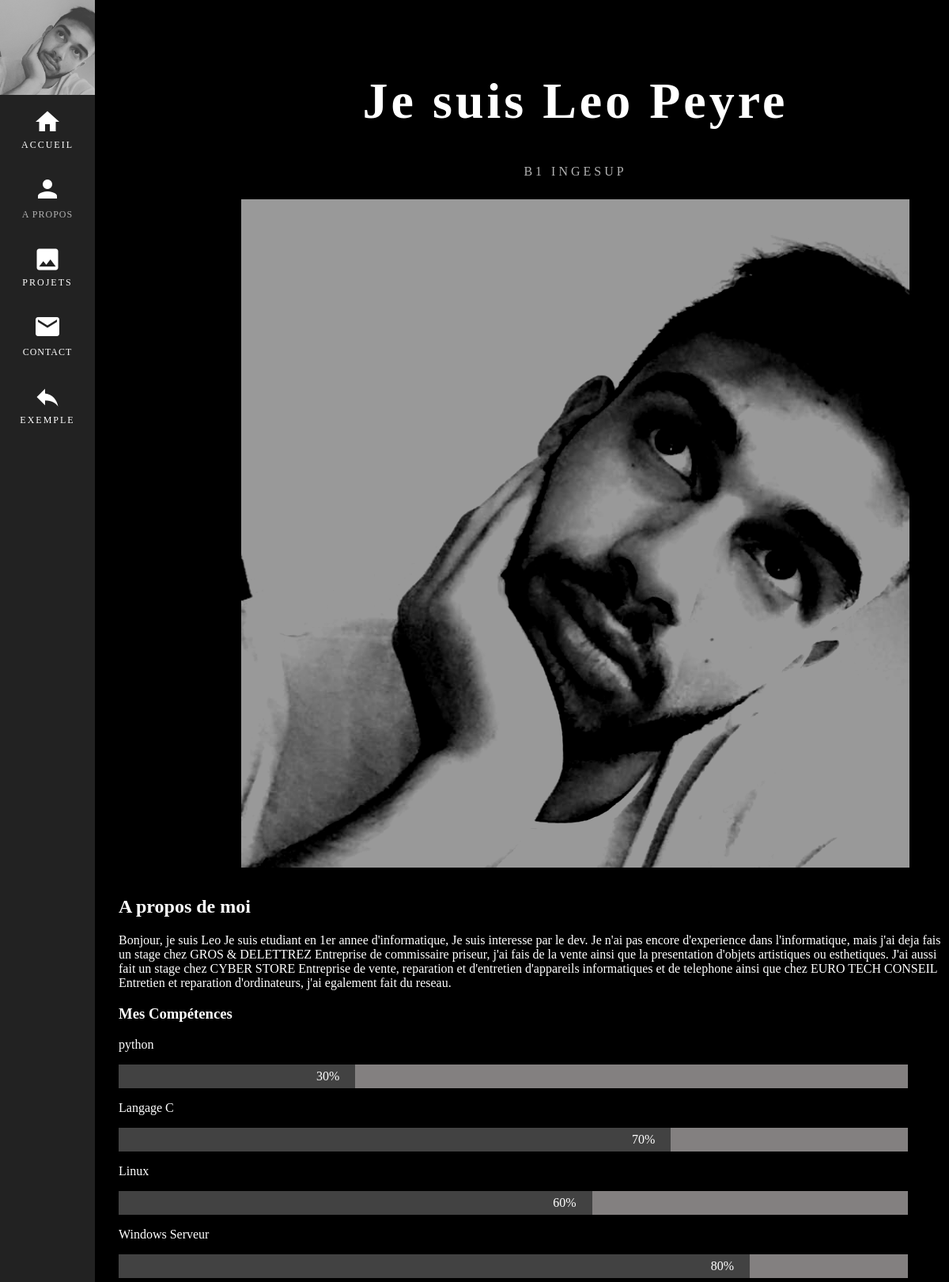
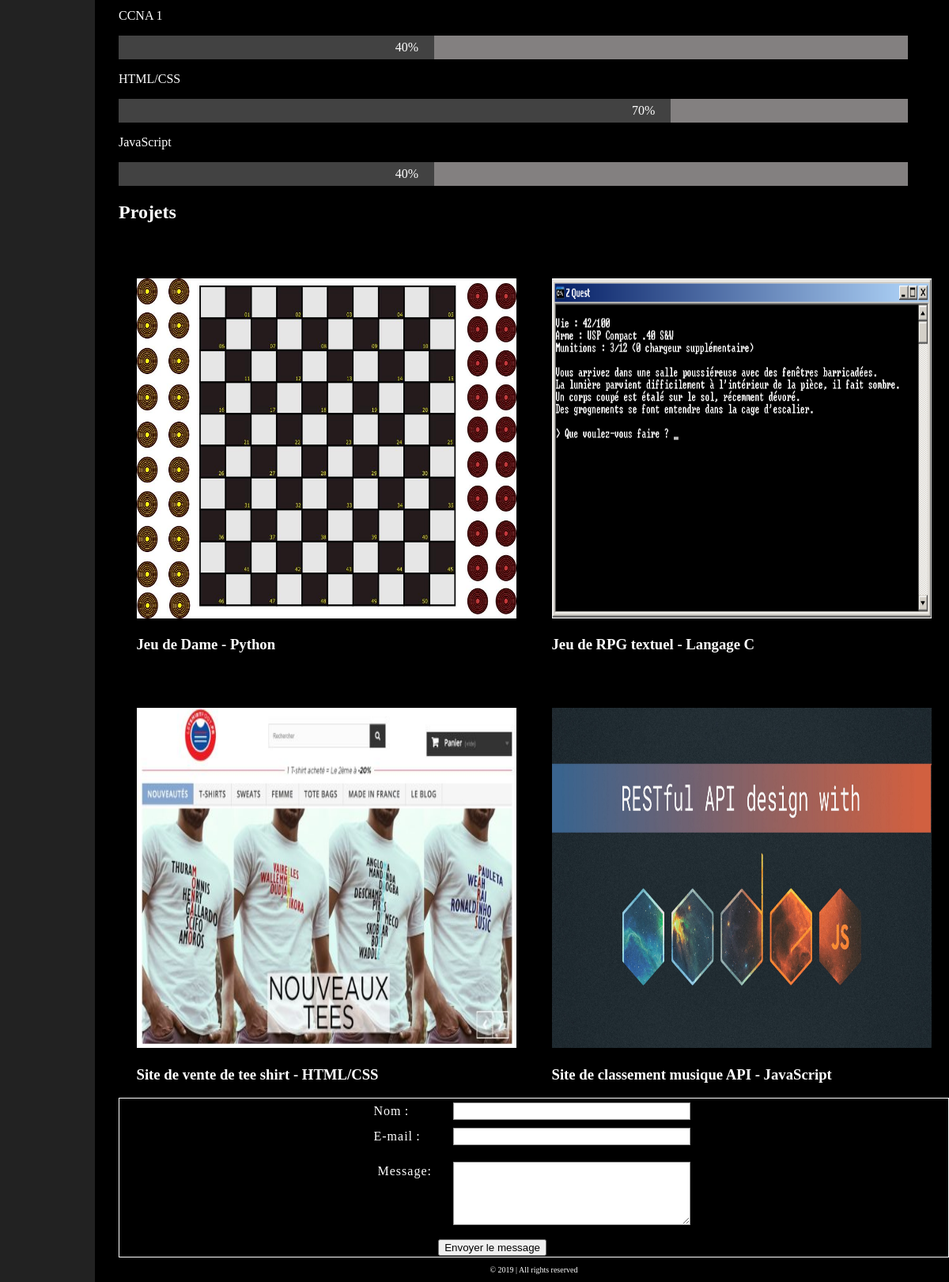
Screenshot of /projetweb/cv_utilisateur.php?id=1 with the database file from the repository (2 pictures, top to bottom).
### tables this page shows
create table utilisateur(
    id_utilisateur int AUTO_INCREMENT not null,
    civilite varchar(5) not null,
    prenom varchar(17) not null,
    nom varchar(19) not null,
    description_u varchar(10000) not null,
    age int not null,
    image_u varchar(10) DEFAULT "0.png" not null,
    mot_de_passe varchar(100) not null,
    date_de_naissance date not null,
    adresse_mail varchar(40) not null,
    tel int not null,
    info_addi varchar(40) null,
    qualite_personnelle varchar(20)not null,
    admin_num int DEFAULT 0 not null,
    primary key (id_utilisateur)
);

create table avoir(
    id_competence int not null,
    id_utilisateur int not null,
    primary key (id_competence,id_utilisateur),
    foreign key (id_competence)references competence(id_competence),
    foreign key (id_utilisateur)references utilisateur(id_utilisateur)
);

create table competence(
    id_competence int AUTO_INCREMENT not null,
    nom_compet varchar(50) not null,
    niveau int not null,
    primary key (id_competence)
);

create table projet(
    id_projet int AUTO_INCREMENT not null,
    nom_projet varchar(100) not null,
    type_projet varchar(100) not null,
    image_projet varchar(1000) not null,
    primary key (id_projet)
);

### projetweb/includes/function.php (called while the page is built, shortened)
<?php
$pdo = new PDO("mysql:host=localhost:3306;dbname=projetweb", "root", "");
if (isset($_GET["id"])) {
    $info_user = $pdo->query(
        'SELECT * FROM utilisateur WHERE id_utilisateur = "' . $_GET["id"] . '"'
    );
    $info_user = $info_user->fetchAll(PDO::FETCH_ASSOC);
    $info_competence = $pdo->query(
        'SELECT competence.id_competence ,nom_compet, niveau, id_utilisateur FROM avoir
            JOIN competence ON avoir.id_competence = competence.id_competence
            WHERE id_utilisateur = "' . $_GET["id"] . '"
            '
    );
    $info_competence = $info_competence->fetchAll(PDO::FETCH_ASSOC);
    $info_creer = $pdo->query(
        'SELECT projet.id_projet, image_projet, nom_projet, type_projet FROM projet
            JOIN creer ON creer.id_projet = projet.id_projet
            WHERE id_utilisateur = "' . $_GET["id"] . '"
            '
    );
    $info_creer = $info_creer->fetchAll(PDO::FETCH_ASSOC);
}

### projetweb/cv_utilisateur.php (the view, shortened to what this page needs)
<?php require_once("includes/function.php");?>
<!DOCTYPE html>
<html>
<head>
    <link rel="stylesheet" type="text/css" media="screen" href="CSS/portfolio.css">
    <link rel="stylesheet" type="text/css" media="screen" href="CSS/modify.css">
</head>
<body>
    <aside>
        <nav>
            <img src="image/<?= $info_user[0]["image_u"] ?>" alt="">
            <a href="#home" class="home"><i class="material-icons md-36">home</i>
            <p>Accueil</p>
            </a>
            <a href="#about" class="about"><i class="material-icons md-36">person</i>
            <p>A Propos</p>
            </a>
            <a href="#projets" class="project"><i class="material-icons md-36">image</i>
            <p>Projets</p>
            </a>
            <a href="#contact" class="contact"><i class="material-icons md-36">mail</i>
            <p>Contact</p>
            </a>
            <?php if($_SESSION['admin'] == 1) :?>
            <a class="msg" href="admin.php"><i class="material-icons md-36">reply</i><p>Admin</p></a>
            <?php else :?>
            <a class="msg" href="accueil.php"><i class="material-icons md-36">reply</i><p>exemple</p></a>
            <?php endif ?>
        </nav>
    </aside>
        <main>
            <header class="home" id="home"><br><br>
            <h1>Je suis <?= $info_user[0]['prenom'] . " " . $info_user[0]["nom"] ?></h1>
            <h5>B1 INGESUP</h5>
            <img src="image/<?= $info_user[0]["image_u"] ?>" alt="">
            </header>
        </main>
        <section class="section_about" id="about">
            <h2>A propos de moi</h2>
            <p>
                <span>Bonjour, je suis <?= $info_user[0]['prenom'] ?></span> <?= $info_user[0]['description_u'] ?>
            </p>
            <h3>Mes Compétences</h3>
            <?php if (!empty($info_competence)) :
            foreach ($info_competence as $key => $value) : ?>
            <p><?= $value["nom_compet"] ?></p>
            <div class="container">
                <div style="width:<?= $value["niveau"] ?>%" class="competence python"><?= $value["niveau"] ?>%</div>
            </div>
            <?php if ($_SESSION["modification"] == 1) : ?>
            <a href="removeCompetence.php?id_competence=<?= $value["id_competence"] ?>"><i class="material-icons md-36">backspace</i></a>
            <?php endif; endforeach; endif ?>
        </section>
        <section class="section_project" id="project">
            <h2>Projets</h2>
            <div class="tout">
            <?php if (!empty( $info_creer)) :
              foreach ( $info_creer as $key => $value) : ?>
                <div class="col">
                    <img src="image_projet/<?= $value["image_projet"] ?>" alt="">
                    <h3><?=$value["nom_projet"]?> - <?=$value["type_projet"]?></h3>
                </div>
                <?php if ($_SESSION["modification"] == 1) : ?>
            <a href="removeProjet.php?id_projet=<?= $value["id_projet"] ?>"><i class="material-icons md-36">backspace</i></a>
            <?php endif; endforeach; endif ?>
            </div>
        </section>
        <section class="contact" id="contact">
                <form class="form_contact" action="" method="post">
            <div>
              <label for="name">Nom :</label>
              <input type="text" id="name" name="user_name" />
            <div>
            <div>
              <label for="mail">E-mail :</label>
              <input type="email" id="mail" name="user_email" />
            </div>
            <div>
              <label for="msg">Message:</label>
              <textarea id="msg" name="user_message"></textarea>
            </div>
            <div>
                    <button type="submit">Envoyer le message</button>
                </div>
            </div>
        </form>
        </section>
        <footer>
            <section class="bot">
                <p>&copy 2019 | All rights reserved</p>
            </section>
        </footer>
</body>
</html>

### projetweb/CSS/portfolio.css (style rules this page uses)
body { padding: 0; margin: 0; background: black; color: white; margin-left: 150px; }
*,*::before,*::after { box-sizing: border-box }
a { text-decoration: none; }
img { width: 100%; }
.home img { width: 100%; -webkit-filter: grayscale(100%) contrast(100%); filter: grayscale(100%) contrast(200%) brightness(60%); }
aside { position: fixed; background: #222; top: 0; left: 0; width: 120px; height: 100%; overflow: none; z-index: 1; text-align: center; padding: 0; }
aside img { filter: grayscale(100%) contrast(50%) brightness(100%); margin-bottom: -3px; }
.material-icons.md-36 { font-size: 36px; }
aside a { display: block; padding: 15px 0; color: white; transition: all 0.35s; text-transform: uppercase; font-size: 0.75em; letter-spacing: 2px; }
aside p { margin: 0; padding: 0; }
main { max-width: 980px; background: #000; margin-left: 10%; padding: 12px 50px 12px 50px; }
header { text-align: center; letter-spacing: 2px; }
header h1 { font-weight: bold; font-size: 4em; letter-spacing: 4px; }
header h5 { font-weight: 300; font-size: 1em; letter-spacing: 4px; color: #b2b2b2; }
.about,.projets,.contact { line-height: 1.5em; letter-spacing: 1px; font-weight: 300; }
.about p { color: #b2b2b2; }
.container { width: 95%; background-color: #838080; }
.competence { text-align: right; padding-right: 20px; line-height: 30px; color: white; background-color: #424242; }
.python { width: 30%; }
.tout { display: flex; flex-direction: row; justify-content: space-around; flex-wrap: wrap; }
.col img { padding-top: 50px; height: 480px; width: 480px; }
.bot { text-align: center; font-size: 10px; }
#contact { border: 1px solid white; }
.form_contact { text-align: center; }
form div + div { margin-top: 1em; }
label { display: inline-flex; width: 90px; text-align: right; }
input, textarea { font: 1em sans-serif; width: 300px; box-sizing: border-box; border: 1px solid #999; }
textarea { vertical-align: top; height: 5em; }
button { margin-left: -10%; }

### projetweb/CSS/modify.css (style rules this page uses)
input { margin: 5px; color: white; }

### rows the page displays
utilisateur: image_u (picture), prenom "Leo", nom "Peyre", description_u "Je suis etudiant en 1er annee d'informatique, Je suis interesse par le dev. Je n'ai pas encore d'experience dans l'informatique, mais j'ai deja fais un stage chez GROS & DELETTREZ Entreprise de commissaire priseur, j'ai fais de la vente ainsi que la presentation d'objets artistiques ou esthetiques. J'ai aussi fait un stage chez CYBER STORE Entreprise de vente, reparation et d'entretien d'appareils informatiques et de telephone ainsi que chez EURO TECH CONSEIL Entretien et reparation d'ordinateurs, j'ai egalement fait du reseau."
avoir: id_competence.nom_compet "python", id_competence.niveau "30"
avoir: id_competence.nom_compet "Langage C", id_competence.niveau "70"
avoir: id_competence.nom_compet "Linux", id_competence.niveau "60"
avoir: id_competence.nom_compet "Windows Serveur", id_competence.niveau "80"
avoir: id_competence.nom_compet "CCNA 1", id_competence.niveau "40"
avoir: id_competence.nom_compet "HTML/CSS", id_competence.niveau "70"
avoir: id_competence.nom_compet "JavaScript", id_competence.niveau "40"
projet: image_projet (picture), nom_projet "Jeu de Dame", type_projet "Python"
projet: image_projet (picture), nom_projet "Jeu de RPG textuel", type_projet "Langage C"
projet: image_projet (picture), nom_projet "Site de vente de tee shirt", type_projet "HTML/CSS"
projet: image_projet (picture), nom_projet "Site de classement musique API", type_projet "JavaScript"
